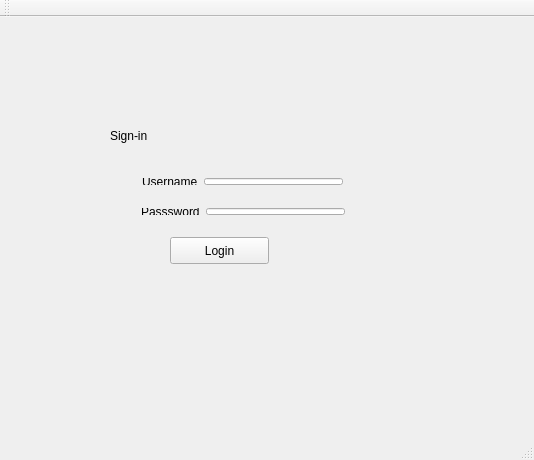
<?xml version="1.0" encoding="UTF-8"?>
<ui version="4.0">
 <class>Login</class>
 <widget class="QMainWindow" name="Login">
  <property name="geometry">
   <rect>
    <x>0</x>
    <y>0</y>
    <width>534</width>
    <height>460</height>
   </rect>
  </property>
  <property name="windowTitle">
   <string>Login</string>
  </property>
  <widget class="QWidget" name="centralWidget">
   <widget class="QLabel" name="label">
    <property name="geometry">
     <rect>
      <x>110</x>
      <y>110</y>
      <width>67</width>
      <height>17</height>
     </rect>
    </property>
    <property name="text">
     <string>Sign-in</string>
    </property>
   </widget>
   <widget class="QPushButton" name="pushButton">
    <property name="geometry">
     <rect>
      <x>170</x>
      <y>220</y>
      <width>99</width>
      <height>27</height>
     </rect>
    </property>
    <property name="text">
     <string>Login</string>
    </property>
   </widget>
   <widget class="QLabel" name="label_4">
    <property name="geometry">
     <rect>
      <x>70</x>
      <y>300</y>
      <width>341</width>
      <height>31</height>
     </rect>
    </property>
    <property name="text">
     <string/>
    </property>
   </widget>
   <widget class="QWidget" name="layoutWidget">
    <property name="geometry">
     <rect>
      <x>131</x>
      <y>150</y>
      <width>223</width>
      <height>29</height>
     </rect>
    </property>
    <layout class="QHBoxLayout" name="horizontalLayout">
     <item>
      <widget class="QLabel" name="label_2">
       <property name="text">
        <string>Username</string>
       </property>
      </widget>
     </item>
     <item>
      <widget class="QLineEdit" name="lineEdit_username">
       <property name="maximumSize">
        <size>
         <width>451</width>
         <height>16777215</height>
        </size>
       </property>
      </widget>
     </item>
    </layout>
   </widget>
   <widget class="QWidget" name="layoutWidget">
    <property name="geometry">
     <rect>
      <x>130</x>
      <y>180</y>
      <width>226</width>
      <height>29</height>
     </rect>
    </property>
    <layout class="QHBoxLayout" name="horizontalLayout_2">
     <item>
      <widget class="QLabel" name="label_3">
       <property name="text">
        <string>Passsword</string>
       </property>
      </widget>
     </item>
     <item>
      <widget class="QLineEdit" name="lineEdit_2_password">
       <property name="echoMode">
        <enum>QLineEdit::Password</enum>
       </property>
      </widget>
     </item>
    </layout>
   </widget>
  </widget>
  <widget class="QMenuBar" name="menuBar">
   <property name="geometry">
    <rect>
     <x>0</x>
     <y>0</y>
     <width>534</width>
     <height>25</height>
    </rect>
   </property>
  </widget>
  <widget class="QToolBar" name="mainToolBar">
   <attribute name="toolBarArea">
    <enum>TopToolBarArea</enum>
   </attribute>
   <attribute name="toolBarBreak">
    <bool>false</bool>
   </attribute>
  </widget>
  <widget class="QStatusBar" name="statusBar"/>
 </widget>
 <layoutdefault spacing="6" margin="11"/>
 <resources/>
 <connections/>
</ui>
